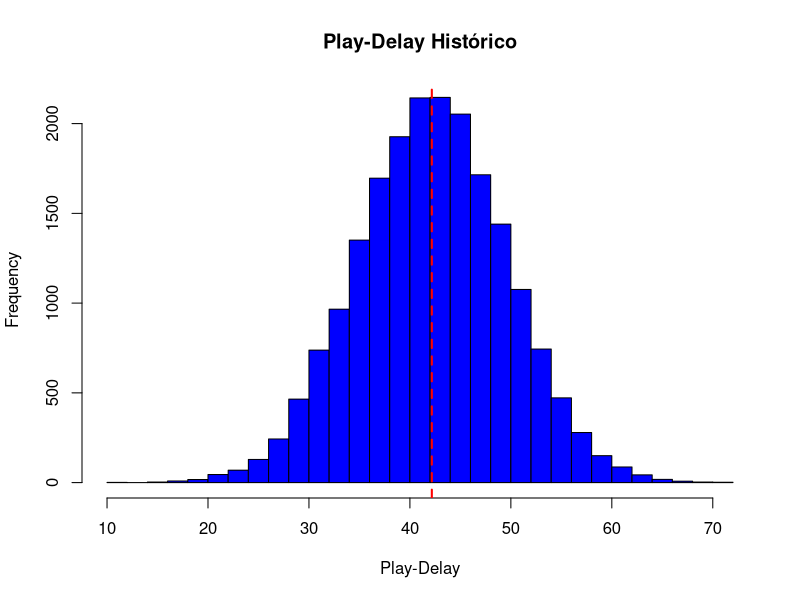

Write the R code that produced this figure.
## ---- chunk 1

historical_data <- read.csv("datos_historicos.csv")

mean_historical <- mean(historical_data$play.delay)
variance_historical <- var(historical_data$play.delay)

mean_historical
variance_historical

hist(historical_data$play.delay, 
     breaks = 30, 
     main = "Play-Delay Histórico", 
     xlab = "Play-Delay", 
     col = "blue", 
     border = "black")

abline(v = mean_historical, col = "red", lwd = 2, lty = 2)
## ---- chunk 2

new_data <- read.csv("datos_nuevos.csv")

mean_new <- mean(new_data$play.delay)

mean_new
## ---- chunk 3
# Parámetros
mu_0 <- mean_historical 
sigma_0 <- sqrt(variance_historical) 
n <- 200 

# Estadístico Z
Z <- (mean_new - mu_0) / (sigma_0 / sqrt(n))

Z
## ---- chunk 4
# Valor crítico para alpha = 0.05
Z_critico <- qnorm(0.95)

# Comparar Z con el valor crítico
if (Z > Z_critico) {
  decision <- "Rechazamos H0: La actualización aumenta el play-delay."
} else {
  decision <- "No rechazamos H0: No hay evidencia suficiente."
}

decision
## ---- chunk 5
# Calcular valores críticos para diferentes alphas
Z_critico_01 <- qnorm(0.99)  # para alpha = 0.01
Z_critico_10 <- qnorm(0.90)  # para alpha = 0.1

# Comparar Z con los valores críticos
if (Z > Z_critico_01) {
  decision_01 <- "Rechazamos H0 para alpha = 0.01"
} else {
  decision_01 <- "No rechazamos H0 para alpha = 0.01"
}

if (Z > Z_critico_10) {
  decision_10 <- "Rechazamos H0 para alpha = 0.1"
} else {
  decision_10 <- "No rechazamos H0 para alpha = 0.1"
}

decision_01
decision_10
## ---- chunk 6
# Definir los diferentes valores de alpha
alphas <- seq(0.01, 0.10, by = 0.01)

# Crear un dataframe para almacenar los resultados
resultados_alpha <- data.frame(alpha = alphas, Z_critico = NA, decision = NA)

# Evaluar el test para cada alpha
for (i in 1:length(alphas)) {
  Z_critico_alpha <- qnorm(1 - alphas[i])
  decision_alpha <- ifelse(Z > Z_critico_alpha, "Rechazamos H0", "No rechazamos H0")
  
  # Almacenar los resultados
  resultados_alpha$Z_critico[i] <- Z_critico_alpha
  resultados_alpha$decision[i] <- decision_alpha
}

# Mostrar los resultados
resultados_alpha
## ---- chunk 7
p_valor <- 1 - pnorm(Z)

p_valor
## ---- chunk 8
# Parámetros
n <- 200
mu_0 <- mean_historical
sigma_0 <- sqrt(variance_historical)

# Simular una muestra
set.seed(123)
muestra_simulada <- rnorm(n, mean = mu_0, sd = sigma_0)

# Calcular el estadístico Z
media_simulada <- mean(muestra_simulada)
Z_simulado <- (media_simulada - mu_0) / (sigma_0 / sqrt(n))

# Valor crítico y decisi��n
Z_critico <- qnorm(0.95)
if (Z_simulado > Z_critico) {
  decision_simulada <- "Rechazamos H0"
} else {
  decision_simulada <- "No rechazamos H0"
}

# Mostrar el estadístico Z y la decisión
Z_simulado
decision_simulada
## ---- chunk 9
# Parámetros
R <- 10000
rechazos_H0 <- 0

# Simulación de R muestras
set.seed(123)
for (i in 1:R) {
  muestra <- rnorm(n, mean = mu_0, sd = sigma_0)
  media_muestra <- mean(muestra)
  Z_muestra <- (media_muestra - mu_0) / (sigma_0 / sqrt(n))
  
  if (Z_muestra > Z_critico) {
    rechazos_H0 <- rechazos_H0 + 1
  }
}

# Calcular el porcentaje de rechazos
porcentaje_rechazos <- (rechazos_H0 / R) * 100
porcentaje_rechazos
